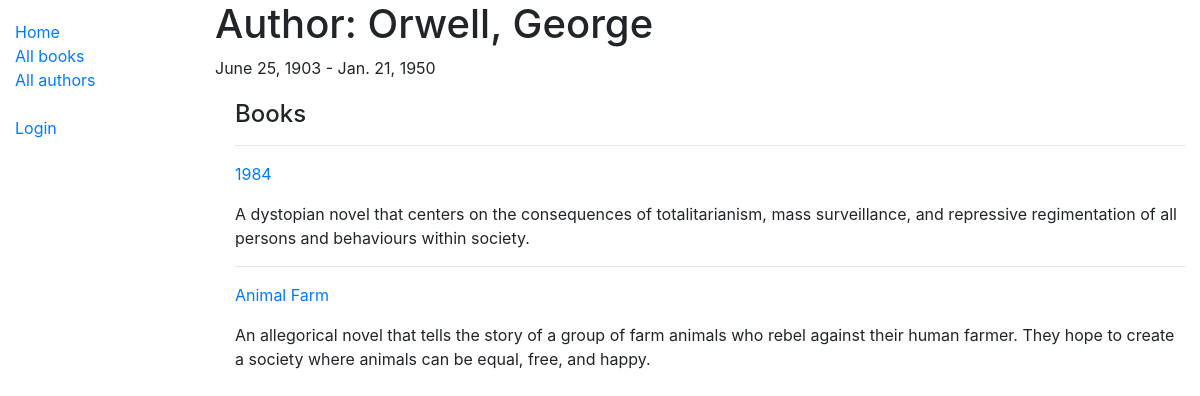
The app's page /catalog/author/1 with its own data.
### catalog/models.py (models this page shows, shortened)
class Author(models.Model):
  first_name = models.CharField(max_length=100)
  last_name = models.CharField(max_length=100)
  date_of_birth = models.DateField('Born', null=True, blank=True)
  date_of_death = models.DateField('Died', null=True, blank=True)
  class Meta:
    ordering = ['last_name', 'first_name']

class Book(models.Model):
  title = models.CharField(max_length=200)
  author = models.ForeignKey('Author', on_delete=models.SET_NULL, null=True)
  summary = models.TextField(max_length=1000, help_text='Enter a brief description of the book')
  isbn = models.CharField('ISBN', max_length=13, help_text='13 Character <a href="https://www.isbn-international.org/content/what-isbn">ISBN number</a>')
  genre = models.ManyToManyField(Genre, help_text='Select a genre for this book')
  def display_genre(self):
    """Create a string for the Genre. This is required to display genre in Admin."""
    return ', '.join(genre.name for genre in self.genre.all()[:3])
  display_genre.short_description = 'Genre'
  def get_absolute_url(self):
    return reverse('book-detail', args=[str(self.id)])

### catalog/views.py (the view)
# urls.py: path('author/<int:pk>', views.AuthorDetailView.as_view(), name='author-detail'),
class AuthorDetailView(generic.DetailView):
  model = Author

### catalog/templates/catalog/author_detail.html (shortened to what this page needs)
{% extends "base_generic.html" %}
{% block content %}
  <h1>Author: {{ author.last_name }}, {{ author.first_name }}</h1>
  <p>{{ author.date_of_birth }} - {{ author.date_of_death }}
  <div style="margin-left:20px;margin-top:20px">
    <h4>Books</h4>
    {% for copy in author.book_set.all %}
      <hr>
      <p><a href="{{ copy.get_absolute_url }}">{{ copy.title }}</a></p>
        <p>{{ copy.summary }}</p>
    {% endfor %}
  </div>
{% endblock %}

### records on screen
Author: last_name "Orwell", first_name "George", date_of_birth "June 25, 1903", date_of_death "Jan. 21, 1950"
Book: title "1984", summary "A dystopian novel that centers on the consequences of totalitarianism, mass surveillance, and repressive regimentation of all persons and behaviours within society."
Book: title "Animal Farm", summary "An allegorical novel that tells the story of a group of farm animals who rebel against their human farmer. They hope to create a society where animals can be equal, free, and happy."
